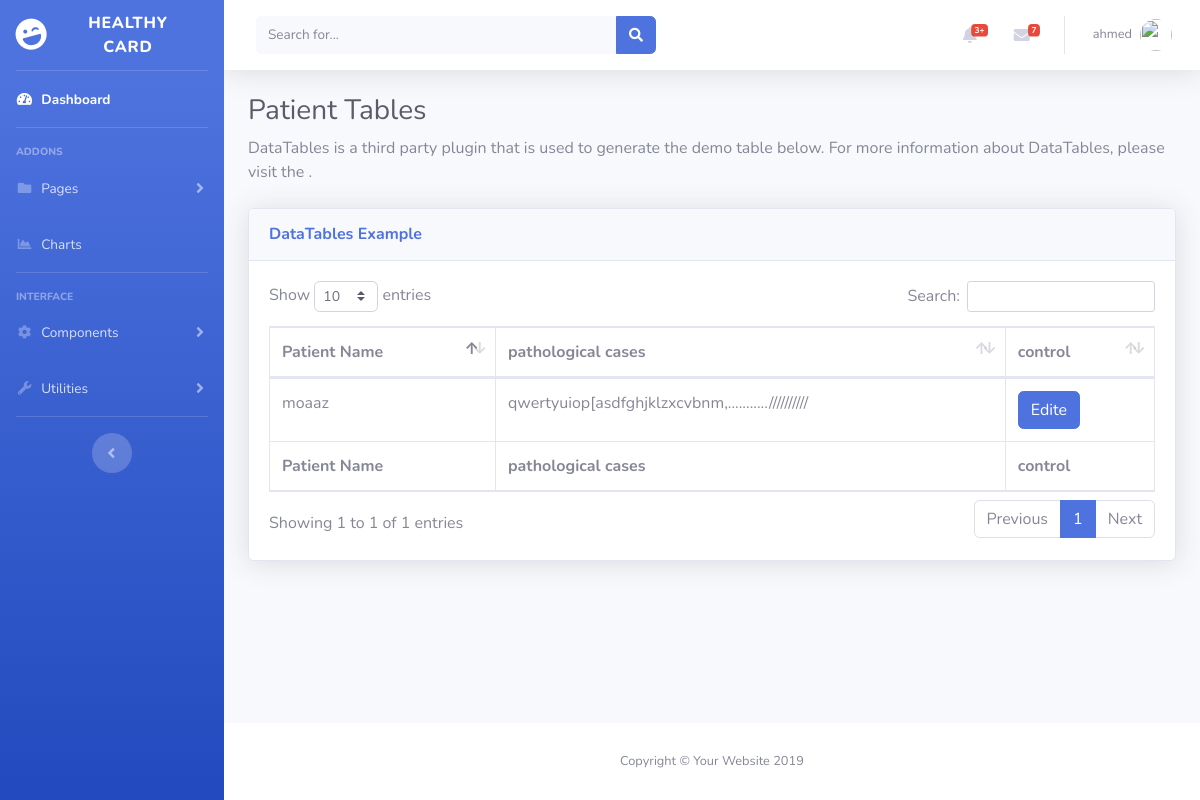
Page /admin/patients.php?action=showpath&id=128 (signed in) on the committed database.
### tables this page shows
CREATE TABLE `managers` (
  `id` int(11) NOT NULL,
  `username` varchar(255) NOT NULL,
  `email` varchar(255) NOT NULL,
  `password` varchar(255) NOT NULL,
  `phone` varchar(100) NOT NULL,
  `address` varchar(255) NOT NULL,
  `hospital_name_id` int(11) NOT NULL,
  `priv` int(11) NOT NULL
);

CREATE TABLE `path_cases` (
  `id` int(11) NOT NULL,
  `pat_name_id` int(11) NOT NULL,
  `path_case` text NOT NULL
);

CREATE TABLE `patients` (
  `id` int(11) NOT NULL,
  `username` varchar(255) NOT NULL,
  `email` varchar(255) NOT NULL,
  `password` varchar(255) NOT NULL,
  `age` int(11) NOT NULL,
  `phone` varchar(100) NOT NULL,
  `address` varchar(255) NOT NULL,
  `gender` int(11) NOT NULL,
  `status` int(11) NOT NULL,
  `blood_type` varchar(100) NOT NULL,
  `section_id` int(11) NOT NULL,
  `idcard` int(100) NOT NULL,
  `hospital_name_id` int(11) NOT NULL,
  `qr` longblob NOT NULL,
  `id_qr` varchar(255) NOT NULL,
  `qr_gn` varchar(100) NOT NULL,
  `priv` int(11) NOT NULL
);

### admin/design/patient/pathTable.php (the view)
<div class="card shadow mb-4">
            <div class="card-header py-3">
              <h6 class="m-0 font-weight-bold text-primary">DataTables Example</h6>
            </div>
            <div class="card-body">
              <div class="table-responsive">
                <table class="table table-bordered" id="dataTable" width="100%" cellspacing="0">
                  <thead>
                    <tr>
                      <th>Patient Name</th>
                      <th>pathological cases</th>
                      <th>control</th>
                    </tr>
                  </thead>
                  <tfoot>
                    <tr>
                      <th>Patient Name</th>
                      <th>pathological cases</th>
                      <th>control</th>
                    </tr>
                  </tfoot>
                  <tbody>
                    <tr>
<?php
  require_once "functions/connect.php";
  $id     = $_GET['id'];
  $select = "SELECT * FROM path_cases WHERE pat_name_id = $id";
  $query  = $conn -> query($select);
  foreach ($query as $path) {
?>
                      <td>
                     <?php
                      $pat_id  =   $path['pat_name_id'];
                      $selectpat   =   "SELECT username FROM patients WHERE id = $pat_id";
                      $pat_name    =   $conn -> query($selectpat) -> fetch_assoc();
                      echo $pat_name['username'];
                      ?>
                     </td>
                      <td><?= $path['path_case'] ?></td>
                      <td>
                        <a class="btn btn-primary" href="?action=editepath&id=<?= $path['pat_name_id']?>">Edite</a>
                    </tr>
<?php }; ?>
                  </tbody>
                </table>
              </div>
            </div>
          </div>

### admin/includes/header.php (shortened to what this page needs)
<nav class="navbar navbar-expand navbar-light bg-white topbar mb-4 static-top shadow">
<form class="d-none d-sm-inline-block form-inline mr-auto ml-md-3 my-2 my-md-0 mw-100 navbar-search">
  <div class="input-group">
    <input type="text" class="form-control bg-light border-0 small" placeholder="Search for..." aria-label="Search" aria-describedby="basic-addon2">
    <div class="input-group-append">
      <button class="btn btn-primary" type="button">
        <i class="fas fa-search fa-sm"></i>
      </button>
    </div>
  </div>
</form>
<ul class="navbar-nav ml-auto">
  <li class="nav-item dropdown no-arrow mx-1">
    <a class="nav-link dropdown-toggle" href="#" id="alertsDropdown" role="button" data-toggle="dropdown" aria-haspopup="true" aria-expanded="false">
      <i class="fas fa-bell fa-fw"></i>
      <span class="badge badge-danger badge-counter">3+</span>
    </a>
  </li>
  <li class="nav-item dropdown no-arrow mx-1">
    <a class="nav-link dropdown-toggle" href="#" id="messagesDropdown" role="button" data-toggle="dropdown" aria-haspopup="true" aria-expanded="false">
      <i class="fas fa-envelope fa-fw"></i>
      <span class="badge badge-danger badge-counter">7</span>
    </a>
  </li>
  <?php
  $nam  = $_SESSION['name'];
  $id  = $_SESSION['login'];
   require_once "functions/connect.php";
   $sel  = "SELECT * FROM $nam  WHERE  id = $id";
   $query = $conn -> query($sel);
   $name  = $query -> fetch_assoc();
  ?>
  <li class="nav-item dropdown no-arrow">
    <a class="nav-link dropdown-toggle" href="#" id="userDropdown" role="button" data-toggle="dropdown" aria-haspopup="true" aria-expanded="false">
      <span class="mr-2 d-none d-lg-inline text-gray-600 small"><?php echo @$name['username'] ?></span>
      <img class="img-profile rounded-circle" src="https://source.unsplash.com/QAB-WJcbgJk/60x60">
    </a>
  </li>
</ul>
</nav>

### rows in the picture
managers: username "ahmed"
path_cases: patients.username "moaaz", path_case "qwertyuiop[asdfghjklzxcvbnm,...........//////////"
